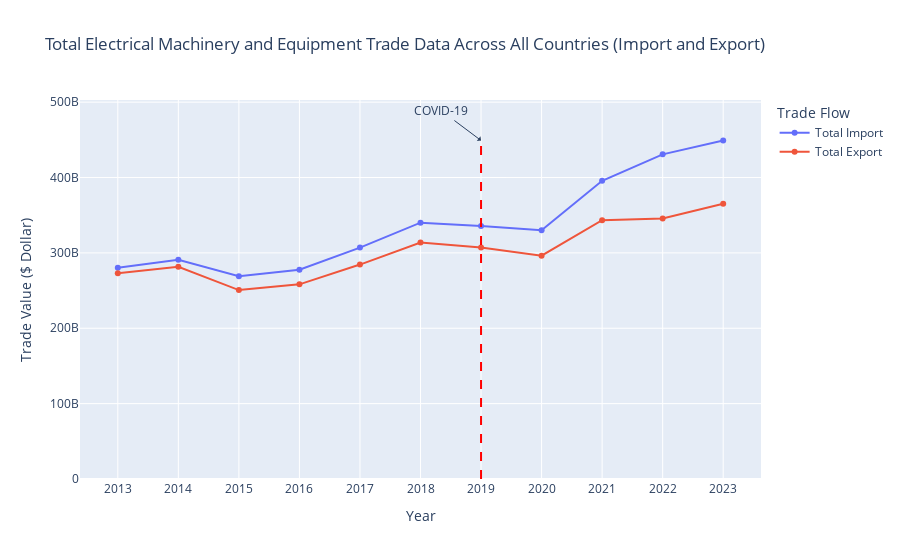

The cell this chart's notebook holds for it:
### Markdown cell above
2. **Pharmaceutical Products**:
   - **Trend Overview**: The pharmaceutical sector showed a steady upward trend in trade values from 2013 to 2019.
   - **Impact of COVID-19**: In contrast to other sectors, pharmaceutical exports surged during the pandemic (2020-2021), reflecting increased global demand for medical supplies and drugs. Imports also saw a moderate increase during this period.
   - **Post-Pandemic Recovery**: The growth trend continued post-2020, with exports stabilizing at a higher level compared to the pre-pandemic period. The pharmaceutical trade sector's significant and sustained increase underlines its critical role during and after the crisis.

### Code cell
df_path = r'data/SQ2/Sorted_TradeData_85.xlsx'
load_and_display_data(df_path, "COVID-19", "Total Electrical Machinery and Equipment Trade Data Across All Countries (Import and Export)", "Trade Value ($ Dollar)")

### Figure 1 — Plotly figure (JSON) as saved in the notebook; plotly's stock layout.template omitted (floating-point values rounded to 4 significant figures)
{"data": [{"mode": "lines+markers", "name": "Total Import", "x": [2013, 2014, 2015, 2016, 2017, 2018, 2019, 2020, 2021, 2022, 2023], "y": [280300000000.0, 290900000000.0, 269000000000.0, 277600000000.0, 307000000000.0, 340100000000.0, 335700000000.0, 330100000000.0, 395600000000.0, 430700000000.0, 449100000000.0], "type": "scatter"}, {"mode": "lines+markers", "name": "Total Export", "x": [2013, 2014, 2015, 2016, 2017, 2018, 2019, 2020, 2021, 2022, 2023], "y": [273000000000.0, 281500000000.0, 250600000000.0, 258200000000.0, 284500000000.0, 313800000000.0, 307200000000.0, 296300000000.0, 343400000000.0, 345700000000.0, 365200000000.0], "type": "scatter"}], "layout": {"xaxis": {"title": {"text": "Year"}, "tickmode": "linear"}, "title": {"text": "Total Electrical Machinery and Equipment Trade Data Across All Countries (Import and Export)"}, "yaxis": {"title": {"text": "Trade Value ($ Dollar)"}}, "legend": {"title": {"text": "Trade Flow"}}, "shapes": [{"line": {"color": "red", "dash": "dash"}, "type": "line", "x0": 2019, "x1": 2019, "y0": 0, "y1": 449100000000.0}], "annotations": [{"arrowhead": 1, "ax": -40, "ay": -30, "showarrow": true, "text": "COVID-19", "x": 2019, "y": 449100000000.0}]}}
